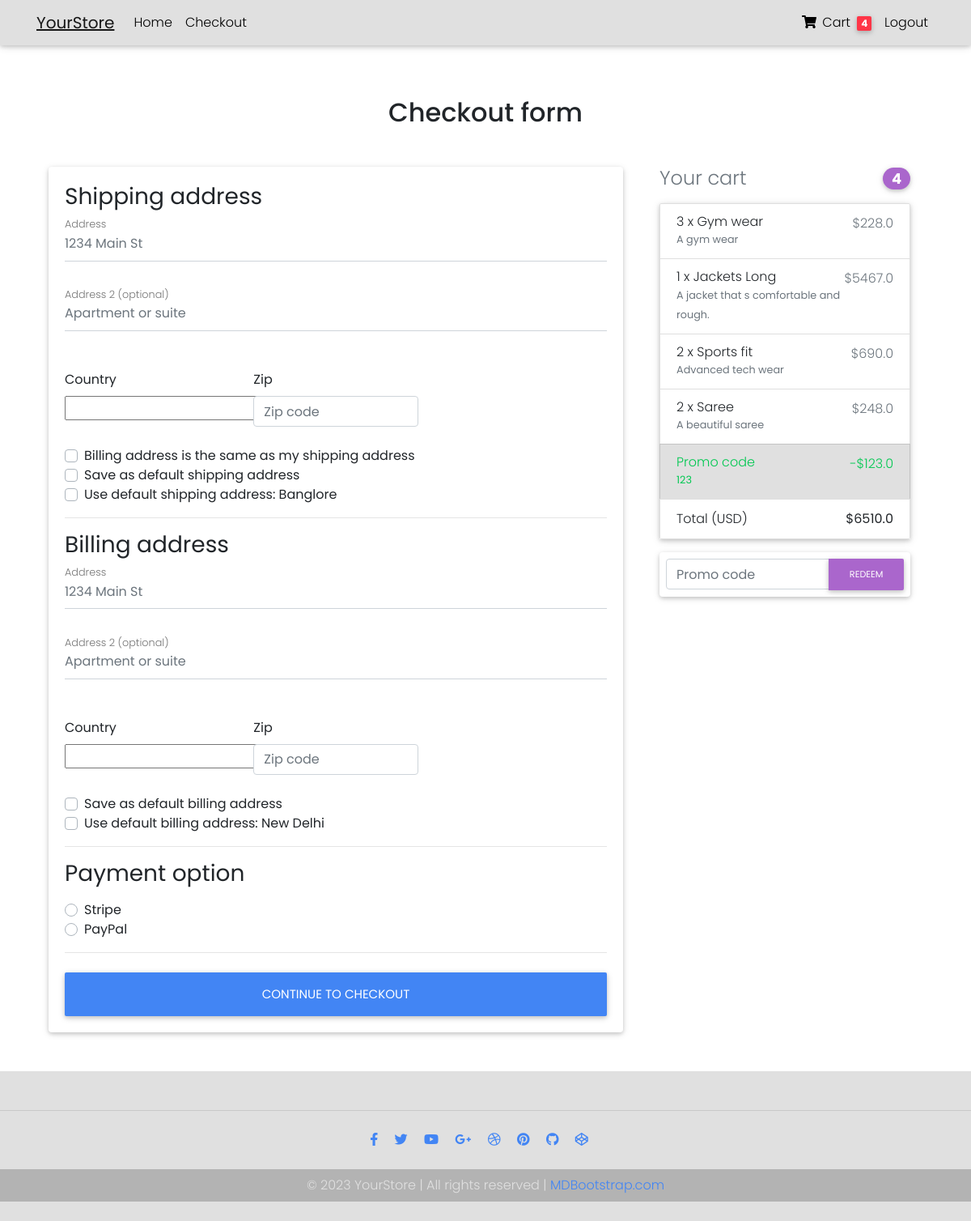
Page /checkout/ (signed in) on the earlier database version.
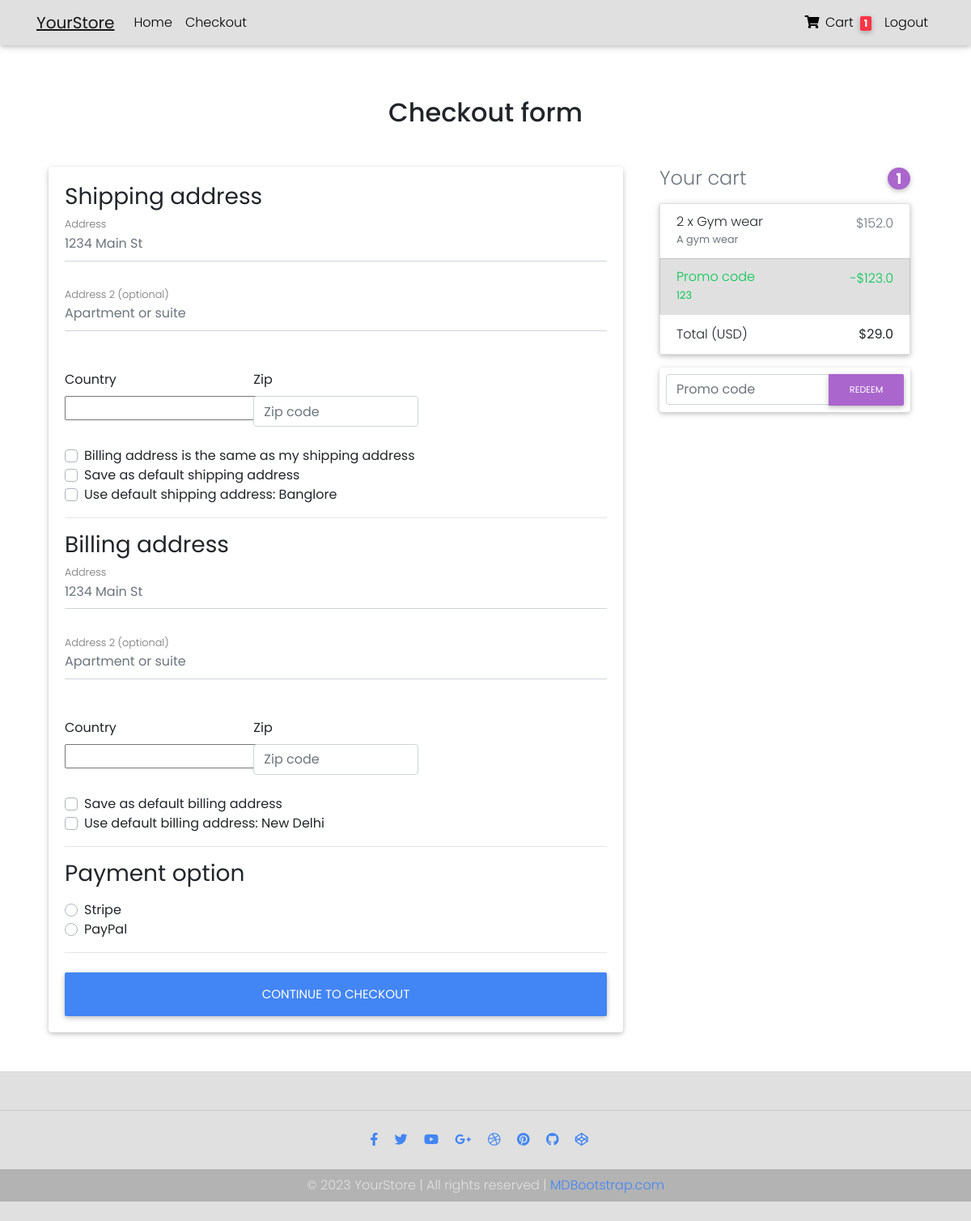
Same page on the later database version.
### core/models.py (models this page shows, shortened)
class Order(models.Model):
    user = models.ForeignKey(settings.AUTH_USER_MODEL,
                             on_delete=models.CASCADE)
    ref_code = models.CharField(max_length=20, blank=True, null=True)
    items = models.ManyToManyField(OrderItem)
    start_date = models.DateTimeField(auto_now_add=True)
    ordered_date = models.DateTimeField()
    ordered = models.BooleanField(default=False)
    shipping_address = models.ForeignKey(
        'Address', related_name='shipping_address', on_delete=models.SET_NULL, blank=True, null=True)
    billing_address = models.ForeignKey(
        'Address', related_name='billing_address', on_delete=models.SET_NULL, blank=True, null=True)
    payment = models.ForeignKey(
        'Payment', on_delete=models.SET_NULL, blank=True, null=True)
    coupon = models.ForeignKey(
        'Coupon', on_delete=models.SET_NULL, blank=True, null=True)
    being_delivered = models.BooleanField(default=False)
    received = models.BooleanField(default=False)
    refund_requested = models.BooleanField(default=False)
    refund_granted = models.BooleanField(default=False)
    def get_total(self):
        total = 0
        for order_item in self.items.all():
            total += order_item.get_final_price()
        if self.coupon:
            total -= self.coupon.amount
        return total

class OrderItem(models.Model):
    user = models.ForeignKey(settings.AUTH_USER_MODEL,
                             on_delete=models.CASCADE)
    ordered = models.BooleanField(default=False)
    item = models.ForeignKey(Item, on_delete=models.CASCADE)
    quantity = models.IntegerField(default=1)
    def get_total_discount_item_price(self):
        return self.quantity * self.item.discount_price
    def get_final_price(self):
        if self.item.discount_price:
            return self.get_total_discount_item_price()
        return self.get_total_item_price()

class Item(models.Model):
    title = models.CharField(max_length=100)
    price = models.FloatField()
    discount_price = models.FloatField(blank=True, null=True)
    category = models.CharField(choices=CATEGORY_CHOICES, max_length=2)
    label = models.CharField(choices=LABEL_CHOICES, max_length=1)
    slug = models.SlugField()
    description = models.TextField()
    image = models.ImageField()

class Coupon(models.Model):
    code = models.CharField(max_length=15)
    amount = models.FloatField()

### core/views.py (the view, shortened to what this page needs)
# urls.py: path('checkout/', CheckoutView.as_view(), name='checkout'),
class CheckoutView(View):
    def get(self, *args, **kwargs):
        try:
            order = Order.objects.get(user=self.request.user, ordered=False)
            form = CheckoutForm()
            context = {
                'form': form,
                'couponform': CouponForm(),
                'order': order,
                'DISPLAY_COUPON_FORM': True
            }
            shipping_address_qs = Address.objects.filter(
                user=self.request.user,
                address_type='S',
                default=True
            )
            if shipping_address_qs.exists():
                context.update(
                    {'default_shipping_address': shipping_address_qs[0]})
            billing_address_qs = Address.objects.filter(
                user=self.request.user,
                address_type='B',
                default=True
            )
            if billing_address_qs.exists():
                context.update(
                    {'default_billing_address': billing_address_qs[0]})
            return render(self.request, "checkout.html", context)
        except ObjectDoesNotExist:
            messages.info(self.request, "You do not have an active order")
            return redirect("core:checkout")

### core/forms.py
class CheckoutForm(forms.Form):
    shipping_address = forms.CharField(required=False)
    shipping_address2 = forms.CharField(required=False)
    shipping_country = CountryField(blank_label='(select country)').formfield(
        required=False,
        widget=CountrySelectWidget(attrs={
            'class': 'custom-select d-block w-100',
        }))
    shipping_zip = forms.CharField(required=False)
    billing_address = forms.CharField(required=False)
    billing_address2 = forms.CharField(required=False)
    billing_country = CountryField(blank_label='(select country)').formfield(
        required=False,
        widget=CountrySelectWidget(attrs={
            'class': 'custom-select d-block w-100',
        }))
    billing_zip = forms.CharField(required=False)
    same_billing_address = forms.BooleanField(required=False)
    set_default_shipping = forms.BooleanField(required=False)
    use_default_shipping = forms.BooleanField(required=False)
    set_default_billing = forms.BooleanField(required=False)
    use_default_billing = forms.BooleanField(required=False)
    payment_option = forms.ChoiceField(
        widget=forms.RadioSelect, choices=PAYMENT_CHOICES)

### templates/checkout.html (shortened to what the changed rows need)
{% extends "base.html" %}
{% load crispy_forms_tags %}
{% block content %}
<main>
  <div class="container wow fadeIn">
    <h2 class="my-5 h2 text-center">Checkout form</h2>
    <div class="row">
      <div class="col-md-8 mb-4">
        <div class="card">
          <form method="POST" class="card-body">
            <div class="d-block my-3">
              {% for value, name in form.fields.payment_option.choices %}
              <div class="custom-control custom-radio">
                <label class="custom-control-label" for="{{ name }}">{{ name }}</label>
              </div>
              {% endfor %}
            </div>
          </form>
        </div>
      </div>
      <div class="col-md-4 mb-4">
        {% include "order_snippet.html" %}
      </div>
    </div>
  </div>
</main>
{% endblock content %}

### templates/navbar.html (shortened to what this page needs)
{% load cart_template_tags %}
<nav class="navbar navbar-expand-lg navbar-light bg-light fixed-top">
  <div class="container">
    <a class="navbar-brand" href="/">
      <strong> <u> YourStore</u></strong>
    </a>
    <div class="collapse navbar-collapse" id="navbarSupportedContent">
      <ul class="navbar-nav mr-auto">
        <li class="nav-item">
          <a class="nav-link" href="/">Home</a>
        </li>
        {% if request.user.is_authenticated %}
        <li class="nav-item">
          <a class="nav-link" href="/checkout">Checkout</a>
        </li>
        {%endif%}
      </ul>
      <ul class="navbar-nav ml-auto">
        {% if request.user.is_authenticated %}
        <li class="nav-item">
          <a href="{% url 'core:order-summary' %}" class="nav-link">
            <i class="fas fa-shopping-cart"></i> Cart
            <span class="badge badge-danger ml-1">{{ request.user|cart_item_count }}</span>
          </a>
        </li>
        <li class="nav-item">
          <a class="nav-link" href="{% url 'account_logout' %}">Logout</a>
        </li>
        {% endif %}
      </ul>
    </div>
  </div>
</nav>

### templates/order_snippet.html (shortened to what this page needs)
<div class="col-md-12 mb-4">
    <h4 class="d-flex justify-content-between align-items-center mb-3">
    <span class="text-muted">Your cart</span>
    <span class="badge badge-secondary badge-pill">{{ order.items.count }}</span>
    </h4>
    <ul class="list-group mb-3 z-depth-1">
    {% for order_item in order.items.all %}
    <li class="list-group-item d-flex justify-content-between lh-condensed">
        <div>
        <h6 class="my-0">{{ order_item.quantity }} x {{ order_item.item.title}}</h6>
        <small class="text-muted">{{ order_item.item.description}}</small>
        </div>
        <span class="text-muted">${{ order_item.get_final_price }}</span>
    </li>
    {% endfor %}
    {% if order.coupon %}
    <li class="list-group-item d-flex justify-content-between bg-light">
        <div class="text-success">
        <h6 class="my-0">Promo code</h6>
        <small>{{ order.coupon.code }}</small>
        </div>
        <span class="text-success">-${{ order.coupon.amount }}</span>
    </li>
    {% endif %}
    <li class="list-group-item d-flex justify-content-between">
        <span>Total (USD)</span>
        <strong>${{ order.get_total }}</strong>
    </li>
    </ul>
    {% if DISPLAY_COUPON_FORM %}
    <form class="card p-2" action="{% url 'core:add-coupon' %}" method="POST">
        <div class="input-group">
            {{ couponform.code }}
            <div class="input-group-append">
            <button class="btn btn-secondary btn-md waves-effect m-0" type="submit">Redeem</button>
            </div>
        </div>
    </form>
    {% endif %}
</div>

Differences in the rows shown:
removed OrderItem: quantity "3", item "Gym wear", item.description "A gym wear", get_final_price "228.0"
removed OrderItem: quantity "1", item "Jackets Long", item.description "A jacket that s comfortable and rough.", get_final_price "5467.0"
removed OrderItem: quantity "2", item "Sports fit", item.description "Advanced tech wear", get_final_price "690.0"
removed OrderItem: quantity "2", item "Saree", item.description "A beautiful saree", get_final_price "248.0"
computed for Order: items.count "4" → "1"; get_total "6510.0" → "29.0"
added OrderItem: quantity "2", item "Gym wear", item.description "A gym wear", get_final_price "152.0"
Other differences:
{{ request.user|cart_item_count }}: "4" → "1"
